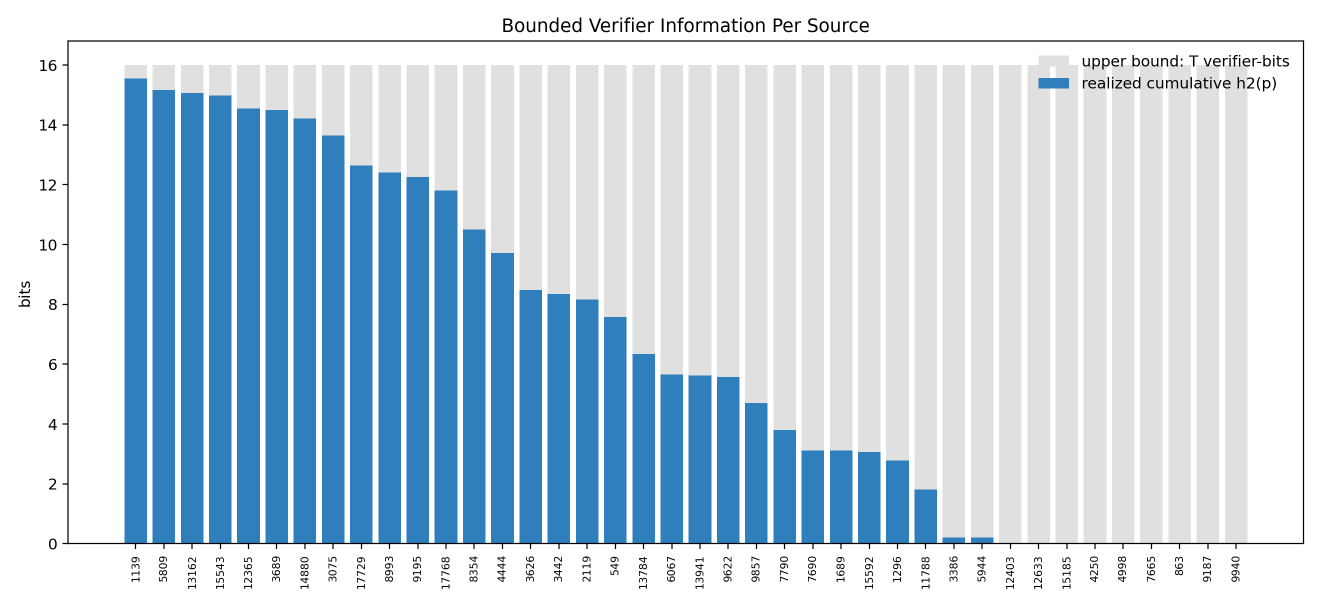
#> input picture poster/llm_rl/assets/figures/geometry40/bounded_information_budget.png, 2640 x 1210 px (shown at 1/2 size)
$ python build_minimal_poster.py
#> lines starting #> are read from the running program, lines starting #| are printed output that depends on the picture
from __future__ import annotations

from pathlib import Path
from PIL import Image, ImageDraw, ImageFont

ROOT = Path(__file__).resolve().parents[2]
OUT = Path(__file__).resolve().parent
W, H = 2400, 3600
M = 90
RESAMPLE = getattr(getattr(Image, "Resampling", Image), "LANCZOS")

REG = "/usr/share/fonts/truetype/dejavu/DejaVuSans.ttf"
BOLD = "/usr/share/fonts/truetype/dejavu/DejaVuSans-Bold.ttf"
MONO = "/usr/share/fonts/truetype/dejavu/DejaVuSansMono.ttf"


def f(size, bold=False, mono=False):
    return ImageFont.truetype(MONO if mono else BOLD if bold else REG, size)


F = {
    "title": f(94, True),
    "subtitle": f(38),
    "h": f(48, True),
    "body": f(30),
    "bold": f(31, True),
    "small": f(22),
    "metric": f(52, True),
    "mono": f(25, mono=True),
}

C = {
    "bg": "#F7F8FA",
    "ink": "#111827",
    "muted": "#5B6573",
    "line": "#D6DCE5",
    "navy": "#0B1020",
    "blue": "#2563EB",
    "teal": "#0F766E",
    "red": "#BE123C",
    "orange": "#C2410C",
    "green": "#15803D",
    "white": "#FFFFFF",
}


def size(d, text, font):
    b = d.textbbox((0, 0), text, font=font)
    return b[2] - b[0], b[3] - b[1]


def wrap(d, text, font, width):
    lines, cur = [], ""
    for word in text.split():
        cand = word if not cur else cur + " " + word
        if size(d, cand, font)[0] <= width:
            cur = cand
        else:
            if cur:
                lines.append(cur)
            cur = word
    if cur:
        lines.append(cur)
    return lines


def para(d, xy, text, width, font, color=C["ink"], gap=8, max_lines=None):
    x, y = xy
    lines = wrap(d, text, font, width)
    if max_lines:
        lines = lines[:max_lines]
    _, lh = size(d, "Ag", font)
    for line in lines:
        d.text((x, y), line, font=font, fill=color)
        y += lh + gap
    return y


def card(d, box, fill=C["white"], outline=C["line"], radius=28):
    x, y, w, h = box
    d.rounded_rectangle((x + 8, y + 10, x + w + 8, y + h + 10), radius=radius, fill="#D6DCE555")
    d.rounded_rectangle((x, y, x + w, y + h), radius=radius, fill=fill, outline=outline, width=2)


def metric(d, x, y, label, value, color):
    d.text((x, y), label.upper(), font=F["small"], fill=C["muted"])
    d.text((x, y + 30), value, font=F["metric"], fill=color)


def asset(path):
    return Image.open(ROOT / path).convert("RGB")


def fig(d, im, box, caption):
    x, y, w, h = box
    d.rounded_rectangle((x, y, x + w, y + h), radius=20, fill="#FFFFFF", outline=C["line"], width=2)
    inner = (x + 18, y + 18, w - 36, h - 72)
    s = min(inner[2] / im.width, inner[3] / im.height)
    nw, nh = int(im.width * s), int(im.height * s)
    im = im.resize((nw, nh), RESAMPLE)
    canvas.paste(im, (inner[0] + (inner[2] - nw) // 2, inner[1] + (inner[3] - nh) // 2))
    para(d, (x + 20, y + h - 52), caption, w - 40, F["small"], C["muted"], gap=2, max_lines=2)


def connect4_chart(d, box):
    x, y, w, h = box
    d.rounded_rectangle((x, y, x + w, y + h), radius=20, fill=C["white"], outline=C["line"], width=2)
    d.text((x + 22, y + 18), "Connect4 win rate", font=F["bold"], fill=C["ink"])
    data = [("self-play", .886, .625), ("fixed-rand", .778, .573), ("fixed-weak", .804, .458), ("shaping", .864, .750)]
    cx, cy, cw, ch = x + 70, y + 95, w - 120, h - 170
    d.line((cx, cy + ch, cx + cw, cy + ch), fill="#9AA6B2", width=3)
    d.line((cx, cy, cx, cy + ch), fill="#9AA6B2", width=3)
    gw = cw / len(data)
    for i, (name, random_win, weak_win) in enumerate(data):
        base = cx + i * gw + 26
        for j, (val, col) in enumerate([(random_win, C["teal"]), (weak_win, C["blue"])]):
            bh = int(ch * val)
            bx = int(base + j * 44)
            d.rounded_rectangle((bx, cy + ch - bh, bx + 34, cy + ch), radius=7, fill=col)
        d.text((int(base - 10), cy + ch + 14), name, font=F["small"], fill=C["muted"])
    d.rectangle((x + w - 240, y + 30, x + w - 218, y + 48), fill=C["teal"])
    d.text((x + w - 208, y + 26), "random", font=F["small"], fill=C["muted"])
    d.rectangle((x + w - 125, y + 30, x + w - 103, y + 48), fill=C["blue"])
    d.text((x + w - 94, y + 26), "weak", font=F["small"], fill=C["muted"])
    para(d, (x + 20, y + h - 52), "Self-play keeps a renewable frontier.", w - 40, F["small"], C["muted"], gap=2, max_lines=2)


canvas = Image.new("RGB", (W, H), C["bg"])
d = ImageDraw.Draw(canvas)

# Header
d.rounded_rectangle((M, 70, W - M, 470), radius=44, fill=C["navy"])
d.text((M + 55, 118), "Verifiable RL Has an Information Budget", font=F["title"], fill=C["white"])
para(
    d,
    (M + 60, 245),
    "AlphaZero renews its 50/50 frontier. Fixed LLM math datasets run out of useful middle-band signal. RL then sharpens a broad rollout distribution into problem seeds.",
    W - 2 * M - 120,
    F["subtitle"],
    "#E5E7EB",
    gap=12,
)

# Thesis strip
strip = (M, 520, W - 2 * M, 260)
card(d, strip, "#FFFFFF")
x, y, w, h = strip
d.text((x + 40, y + 34), "One-line thesis", font=F["h"], fill=C["ink"])
para(
    d,
    (x + 40, y + 100),
    "The unit is a rollout/path information integral. AlphaZero can keep adding information through self-play; fixed-prompt LLM RLVR mostly spends a finite verifier source; transfer geometry tells us which prompt seeds interact.",
    w - 80,
    F["body"],
    C["ink"],
    gap=10,
)

# Three columns/cards
top = 840
col_w = (W - 2 * M - 50) // 2

left = (M, top, col_w, 980)
right = (M + col_w + 50, top, col_w, 980)
card(d, left)
card(d, right)

x, y, w, h = left
d.text((x + 34, y + 28), "1. Traditional RL: renewable information", font=F["h"], fill=C["teal"])
para(d, (x + 34, y + 92), "Self-play keeps the policy near opponents and positions at its current level. Outcomes stay near half win / half loss, so the cumulative information integral can grow with training time.", w - 68, F["body"], gap=9)
metric(d, x + 34, y + 250, "self-play vs random", "0.886", C["teal"])
metric(d, x + 400, y + 250, "self-play vs weak", "0.625", C["teal"])
metric(d, x + 750, y + 250, "shaped vs weak", "0.750", C["teal"])
connect4_chart(d, (x + 34, y + 410, w - 68, 500))

x, y, w, h = right
d.text((x + 34, y + 28), "2. LLM math: finite middle band", font=F["h"], fill=C["blue"])
para(d, (x + 34, y + 92), "Math prompts often become all-right or all-wrong. For each prompt, useful Bernoulli-verifier information is finite; over the dataset, interaction directions make the joint useful cap smaller than a naive sum.", w - 68, F["body"], gap=9)
metric(d, x + 34, y + 250, "used projection", "41.5%", C["blue"])
metric(d, x + 360, y + 250, "diag DeltaP", "0.0706", C["blue"])
metric(d, x + 680, y + 250, "offdiag / diag", "0.129", C["blue"])
fig(d, asset("poster/llm_rl/assets/figures/geometry40/bounded_information_budget.png"), (x + 34, y + 410, (w - 92) // 2, 500), "Bounded Bernoulli projection.")
#> in fig, `x, y, w, h = box`: x = 1259; y = 1250; w = 496; h = 500
#> in fig, `inner = (x + 18, y + 18, w - 36, h - 72)`: inner = (1277, 1268, 460, 428)
#> in fig, `s = min(inner[2] / im.width, inner[3] / im.height)`: s = 0.174
#> in fig, `nw, nh = int(im.width * s), int(im.height * s)`: nw = 460; nh = 210
fig(d, asset("poster/llm_rl/assets/figures/geometry40/diag_vs_offdiag_transfer_histogram.png"), (x + 58 + (w - 92) // 2, y + 410, (w - 92) // 2, 500), "Self-transfer dominates.")
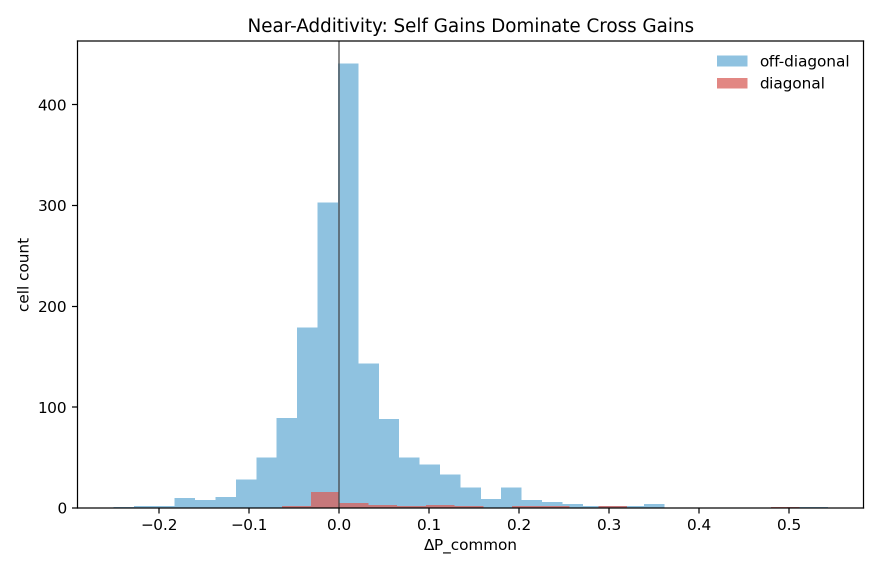
#> input picture poster/llm_rl/assets/figures/geometry40/diag_vs_offdiag_transfer_histogram.png, 1760 x 1144 px (shown at 1/2 size)

# Middle wide card
mid = (M, 1880, W - 2 * M, 760)
card(d, mid)
x, y, w, h = mid
d.text((x + 34, y + 30), "3. RL sharpens: watermelon -> seeds -> geometry", font=F["h"], fill=C["red"])
para(d, (x + 34, y + 96), "After RL, a broad rollout distribution becomes lower-entropy problem-conditioned seeds. Train on source i, evaluate target j, and the transfer matrix becomes a map of dataset distance.", 860, F["body"], gap=9)
d.rounded_rectangle((x + 34, y + 285, x + 930, y + 505), radius=20, fill="#F8FAFC", outline=C["line"], width=2)
d.text((x + 60, y + 315), "P_i = sum_t H_b(p_i(t))", font=F["mono"], fill=C["ink"])
d.text((x + 60, y + 355), "G_i = sum_t H_b(p_i(t)) * Delta p_i^+(t)", font=F["mono"], fill=C["ink"])
d.text((x + 60, y + 395), "T_i = [DeltaP_i1, ..., DeltaP_iN]", font=F["mono"], fill=C["ink"])
d.text((x + 60, y + 435), "d(i,j) = 1 - cos(T_i, T_j)", font=F["mono"], fill=C["ink"])
fig(d, asset("poster/llm_rl/assets/figures/geometry40/cluster_heatmap.png"), (x + 1030, y + 95, 520, 560), "Directed transfer matrix.")
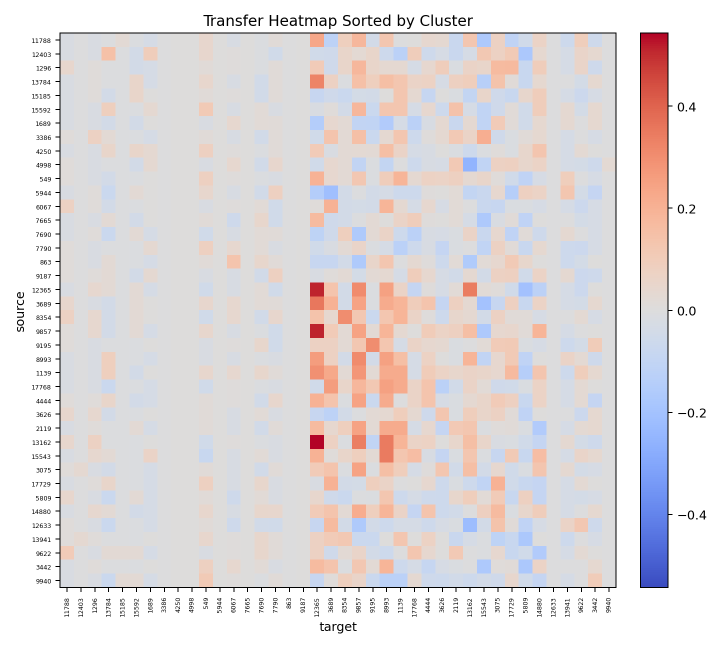
#> input picture poster/llm_rl/assets/figures/geometry40/cluster_heatmap.png, 1440 x 1295 px (shown at 1/2 size)
fig(d, asset("poster/llm_rl/assets/figures/geometry40/seed_geometry_sharpness_embedding.png"), (x + 1600, y + 95, 520, 560), "Prompt seed geometry.")
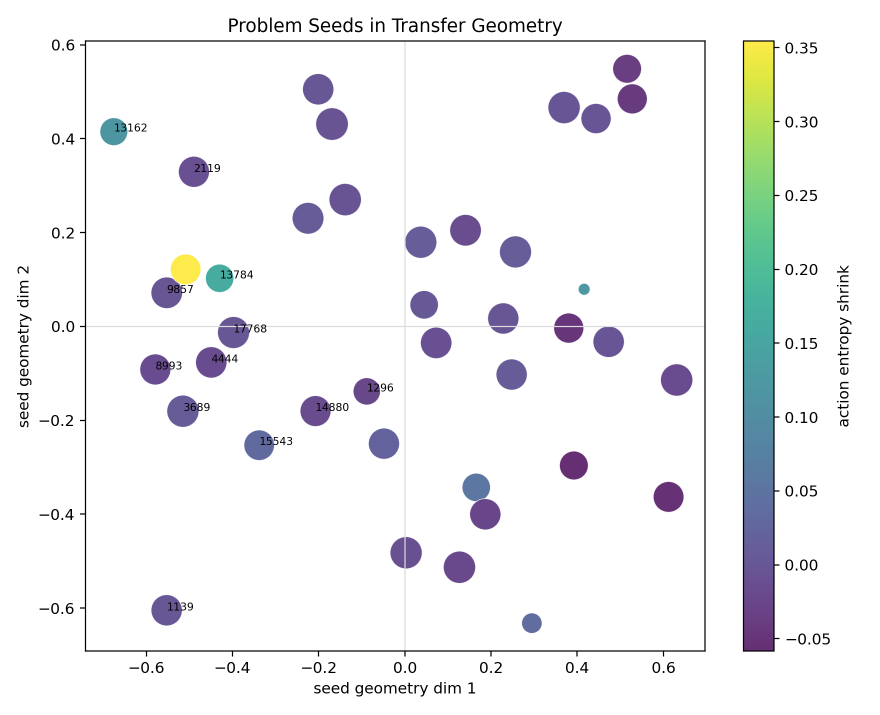
#> input picture poster/llm_rl/assets/figures/geometry40/seed_geometry_sharpness_embedding.png, 1760 x 1430 px (shown at 1/2 size)

# Diffusion supporting card
bot = (M, 2700, W - 2 * M, 540)
card(d, bot)
x, y, w, h = bot
d.text((x + 34, y + 28), "Supporting contrast: diffusion reward channels", font=F["h"], fill=C["green"])
para(d, (x + 34, y + 92), "Diffusion RL is not binary math verification, but it shows the same principle: more reward signal only helps when it distinguishes rollouts and aligns with the target evaluator. In the 10-prompt SDXL DDPO run, IR+PS has the richest active feedback diagnostic, while held-out HPSv2 is controlled by alignment.", 1180, F["body"], gap=9)
metric(d, x + 34, y + 275, "IR+PS I_acc", "0.9335", C["green"])
metric(d, x + 360, y + 275, "PS HPSv2 z", "-0.0947", C["green"])
metric(d, x + 680, y + 275, "IR+PS HPSv2 z", "-0.0958", C["green"])
fig(d, asset("poster/diffusion_rl/figures/information_bottleneck/final_active_channel_information.png"), (x + 1290, y + 90, 440, 390), "Active feedback information.")
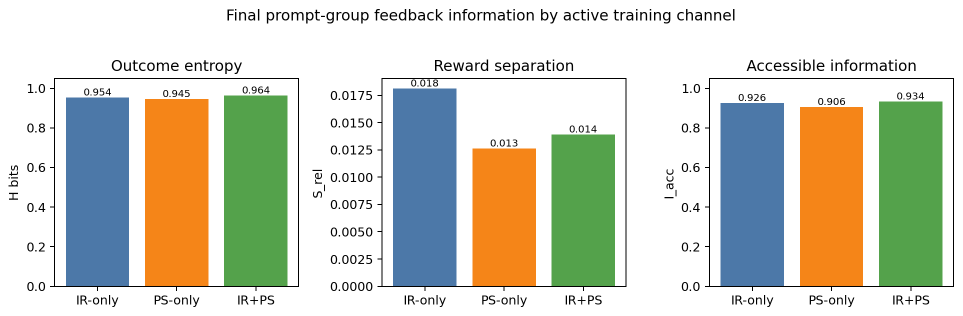
#> input picture poster/diffusion_rl/figures/information_bottleneck/final_active_channel_information.png, 1925 x 632 px (shown at 1/2 size)
fig(d, asset("poster/diffusion_rl/figures/main/cross_reward_matrix_final_z.png"), (x + 1780, y + 90, 360, 390), "Cross-reward alignment.")
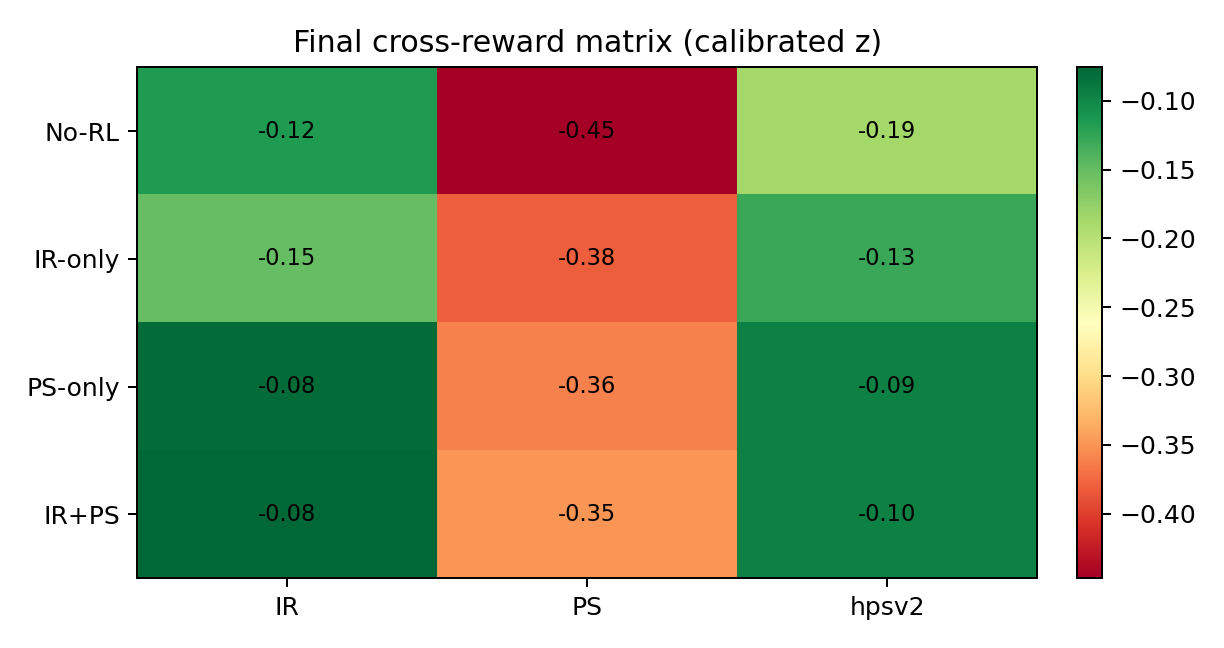
#> input picture poster/diffusion_rl/figures/main/cross_reward_matrix_final_z.png, 1224 x 648 px

# Footer
d.rounded_rectangle((M, 3290, W - M, 3520), radius=32, fill=C["navy"])
d.text((M + 36, 3330), "Poster takeaway", font=F["h"], fill=C["white"])
para(d, (M + 36, 3394), "To make LLM math RL more AlphaZero-like, do not only optimize harder. Renew the frontier, allocate rollouts to high-information prompts, enrich feedback, and use transfer geometry to avoid redundant data.", W - 2 * M - 72, F["body"], "#E5E7EB", gap=8)

canvas.save(OUT / "minimal_information_budget_poster.png", quality=95)
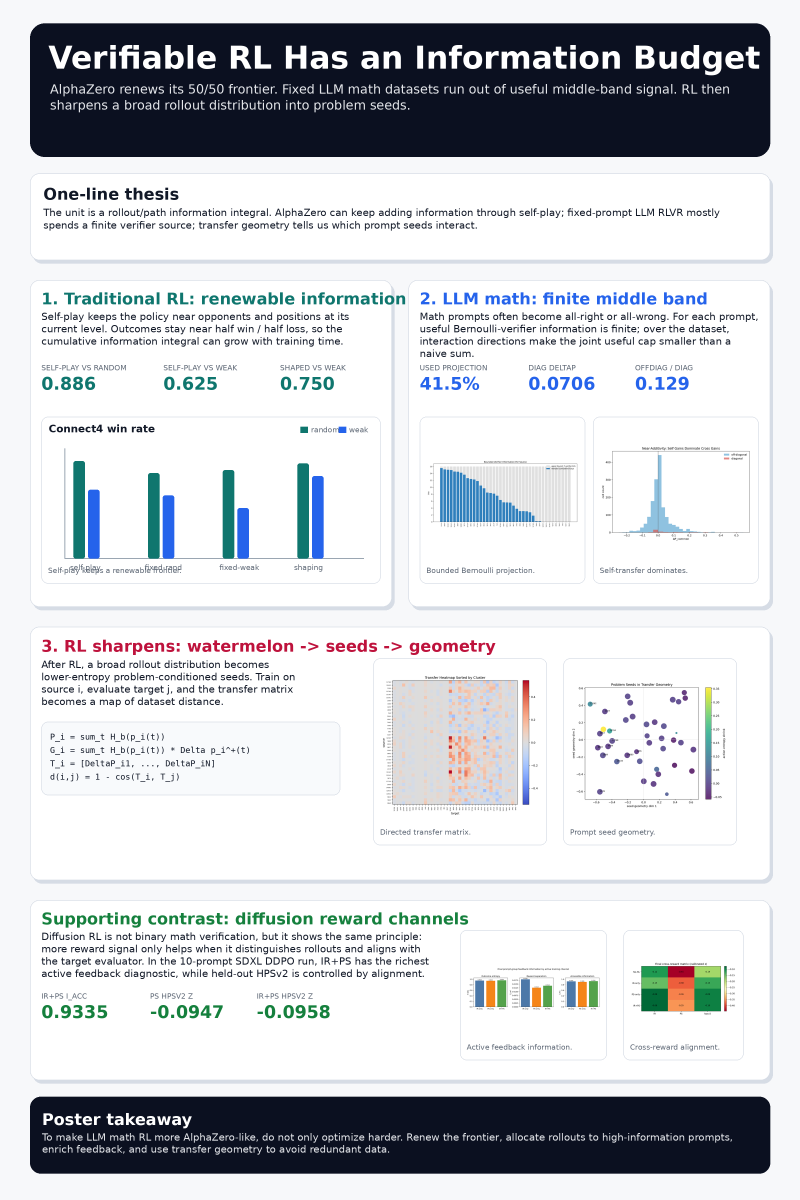
#> saved as minimal_information_budget_poster.png: PIL image 2400x3600 RGB (shown at 1/3 size); mean R, G, B 205.6, 208.2, 212
canvas.save(OUT / "minimal_information_budget_poster.pdf", "PDF", resolution=180)
print(OUT / "minimal_information_budget_poster.png")
print(OUT / "minimal_information_budget_poster.pdf")
